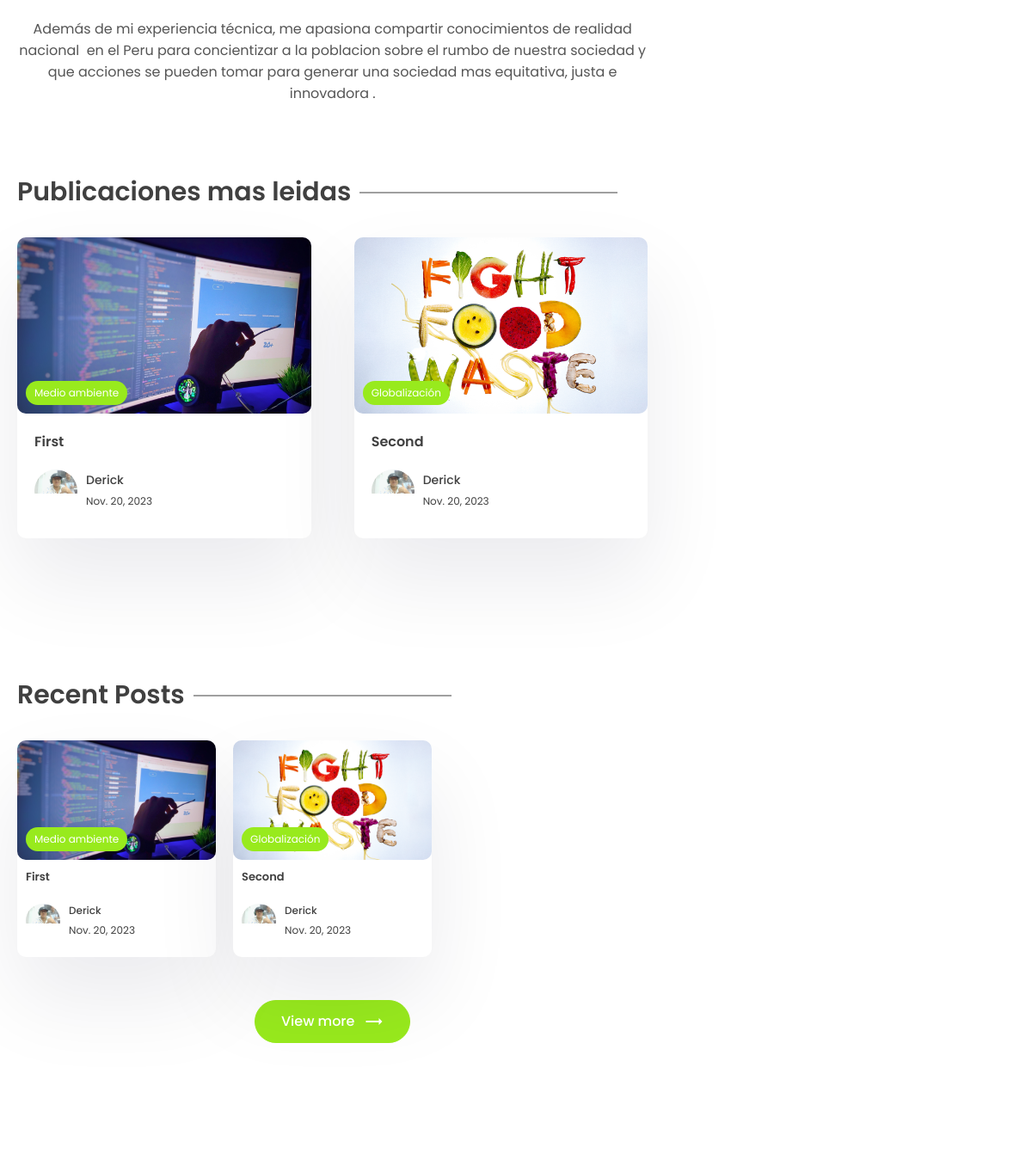
Before: /author/dconer (middle part) with the older database file.
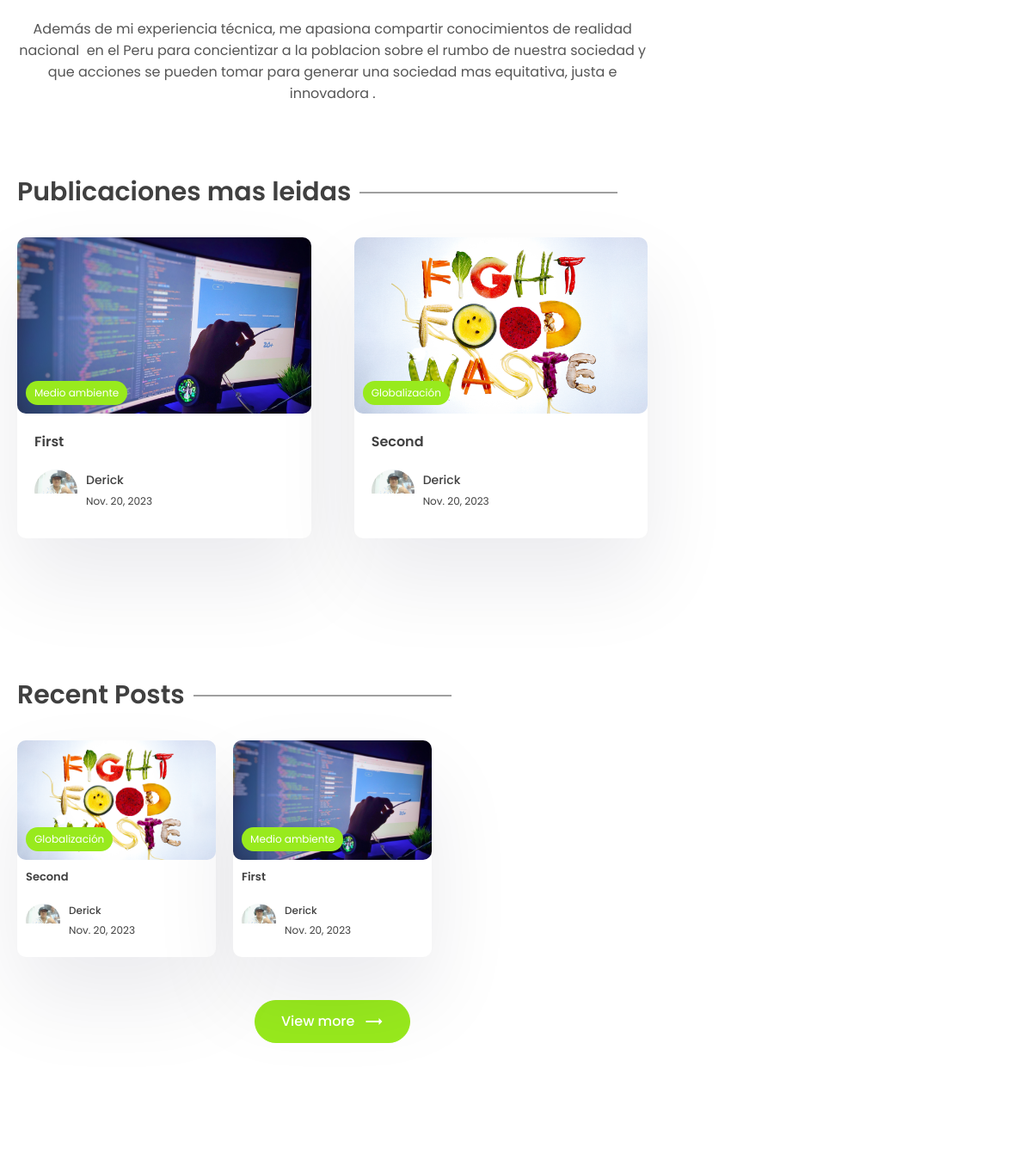
After: the same page with the newer database file.
### app/models.py (models this page shows, shortened)
class Post(models.Model):
    title =  models.CharField(max_length=200, verbose_name="Titulo")
    content = RichTextField(null=True)
    last_updated = models.DateTimeField(auto_now=True, verbose_name="Ultima actualizacion")
    slug = models.SlugField(max_length=200, unique=True)
    image = models.ImageField(null=True, blank=True, upload_to="images/")
    tags = models.ManyToManyField(Tag, blank=True, related_name='post')
    view_count=models.IntegerField(null=True, blank=True)
    is_featured = models.BooleanField(default=False)
    author = models.ForeignKey(User, on_delete=models.CASCADE, null=True, blank=True)
    bookmarks = models.ManyToManyField(User, related_name="bookmarks", default=None, blank=True)
    likes = models.ManyToManyField(User, related_name="post_like", default=None, blank=True)
    class Meta:
        verbose_name_plural ='Publicaciones'

class Tag(models.Model):
    name = models.CharField(max_length=100)
    description = RichTextField()
    slug = models.SlugField(max_length=200, unique=True)
    class Meta:
        verbose_name_plural ='Etiquetas'

class Profile(models.Model):
    user = models.OneToOneField(User, on_delete=models.CASCADE)
    profile_image = models.ImageField(null=True, blank=True, upload_to="images/")
    slug = models.SlugField(max_length=200, unique=True)
    bio = RichTextField()
    class Meta:
        verbose_name_plural ='Perfiles'

### app/views.py (the view)
# urls.py: path('author/<slug:slug>',views.author_page,name='author_page'),
def author_page(request, slug):
    profile = Profile.objects.get(slug=slug)
    top_posts = Post.objects.filter(author = profile.user).order_by('-view_count')[0:2]
    recent_posts = Post.objects.filter(author = profile.user).order_by('-last_updated')[0:2]
    top_authors = User.objects.annotate(number=Count('post')).order_by('number')
    context={'profile':profile,'top_posts':top_posts, 'recent_posts':recent_posts, 'top_authors':top_authors}
    return render(request, 'app/author.html', context)

### app/templates/app/author.html (shortened to what this page needs)
{% extends 'base.html' %}
{% block content %}
      <div class="container">
        <div class="layout">
          <div class="left">
            <center>
              <div class="typo">
                <p>
                    {{profile.bio| safe}}
                </p>
              </div>
            </center>
            <section class="sp">
              <div class="container">
                <h1 class="sec-title">Publicaciones mas leidas</h1>
                <div class="grid-2 blog">
                    {% for post in top_posts %}
                  <a href="{% url 'post_page' post.slug %}">
                    <div class="card">
                      <div class="post-img">
                        <img src="{{post.image.url}}" alt="" />
                        <div class="tag">{{post.tags.all.0.name}}</div>
                      </div>
                      <div class="card-content">
                        <h3>
                          {{post.title}}
                        </h3>
                        <div class="author">
                          <div class="profile-pic">
                            <img src="{{post.author.profile.profile_image.url}}" alt="" />
                          </div>
                          <div class="details">
                            <p>{{post.author.first_name}}</p>
                            <small>{{post.last_updated|date}}</small>
                          </div>
                        </div>
                      </div>
                    </div>
                  </a>
                  {% empty %}
                  <p>Nothing to show here</p>
                  {% endfor %}
                </div>
              </div>
            </section>
            <section class="sp">
              <div class="container">
                <h1 class="sec-title">Recent Posts</h1>
                <div class="grid-3 blog-grid">
                    {% for post in recent_posts %}
                  <a href="{% url 'post_page' post.slug %}">
                    <div class="card">
                      <div class="post-img">
                        <img src="{{post.image.url}}" alt="" />
                        <div class="tag">{{post.tags.all.0.name}}</div>
                      </div>
                      <div class="card-content">
                        <h3>
                          {{post.title}}
                        </h3>
                        <div class="author">
                          <div class="profile-pic">
                            <img src="{{post.author.profile.profile_image.url}}" alt="" />
                          </div>
                          <div class="details">
                            <p>{{post.author.first_name}}</p>
                            <small>{{post.last_updated|date}}</small>
                          </div>
                        </div>
                      </div>
                    </div>
                  </a>
                  {% empty %}
                  <p>Nothing to show here</p>
                  {% endfor %}
                </div>
                <center>
                  <button class="btn btn-primary rounded view">
                    View more
                    <span class="material-icons"> trending_flat </span>
                  </button>
                </center>
              </div>
            </section>
          </div>
          </div>
        </div>
{% endblock content %}

Changed rows visible on the page:
changed Post "Second": moves up the list
